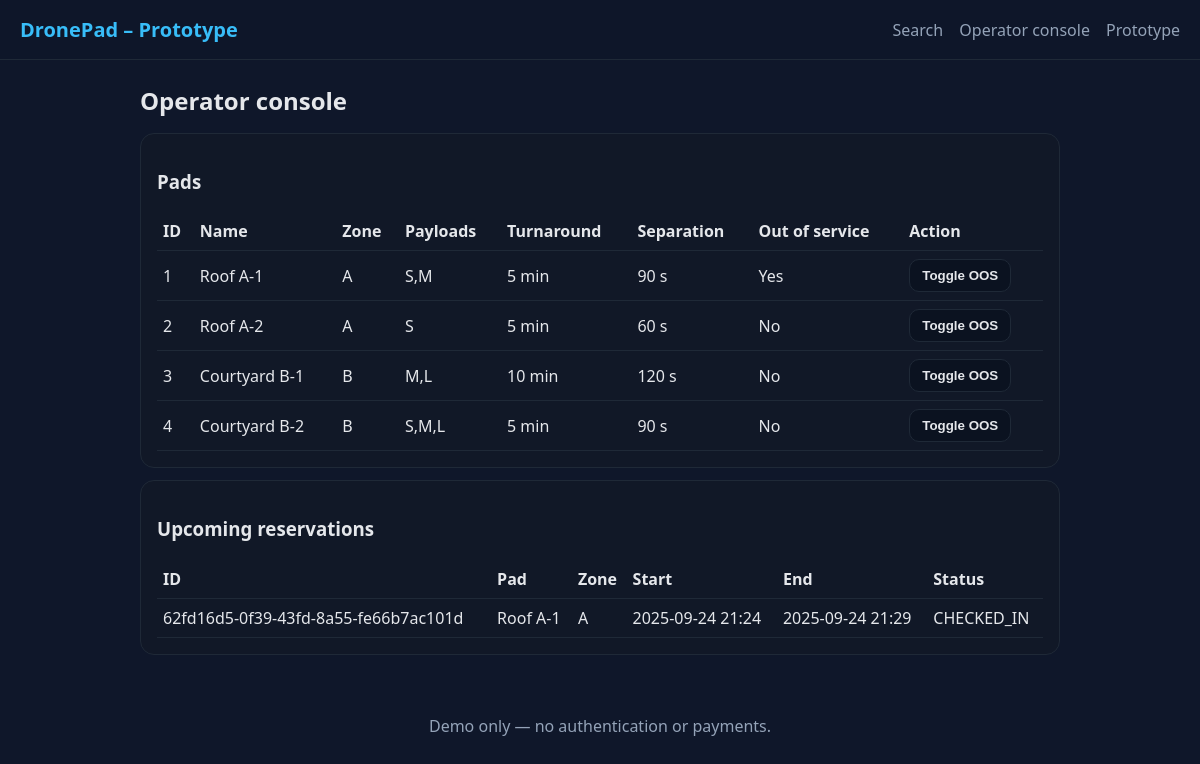
The page /admin on the database its author committed.
### tables this page shows
CREATE TABLE pads (
            id INTEGER PRIMARY KEY AUTOINCREMENT,
            name TEXT NOT NULL,
            zone TEXT NOT NULL,
            payload_classes TEXT NOT NULL, -- CSV of allowed classes e.g. 'S,M'
            turnaround_minutes INTEGER NOT NULL DEFAULT 5,
            separation_seconds INTEGER NOT NULL DEFAULT 90,
            out_of_service INTEGER NOT NULL DEFAULT 0
        );

CREATE TABLE reservations (
            id TEXT PRIMARY KEY,
            pad_id INTEGER NOT NULL,
            payload_class TEXT NOT NULL,
            start_ts TEXT NOT NULL,  -- ISO
            end_ts TEXT NOT NULL,    -- ISO
            status TEXT NOT NULL,    -- CONFIRMED, CHECKED_IN, RELEASED, CANCELLED
            created_at TEXT NOT NULL,
            checkin_ts TEXT,
            FOREIGN KEY (pad_id) REFERENCES pads(id) ON DELETE CASCADE
        );

### app.py (the view, shortened to what this page needs)
@app.route("/admin", methods=["GET", "POST"])
def admin():
    conn = get_db()
    c = conn.cursor()
    pads = [dict(r) for r in c.execute("SELECT * FROM pads ORDER BY zone, id").fetchall()]
    upcoming = [dict(r) for r in c.execute(
        "SELECT r.id, r.start_ts, r.end_ts, r.status, p.name AS pad_name, p.zone FROM reservations r JOIN pads p ON p.id=r.pad_id WHERE r.start_ts >= ? ORDER BY r.start_ts LIMIT 50",
        (fmt_dt(datetime.now() - timedelta(hours=1)),)
    ).fetchall()]
    conn.close()
    return render_template("admin.html", title=APP_TITLE, pads=pads, upcoming=upcoming)

### app.py (called while the page is built)
def get_db():
    conn = sqlite3.connect(DB_PATH)
    conn.row_factory = sqlite3.Row
    return conn

def fmt_dt(dt):
    return dt.strftime("%Y-%m-%d %H:%M")

### templates/admin.html (shortened to what this page needs)
{% extends "layout.html" %}
{% block content %}
<h2 class="h">Operator console</h2>
<div class="card">
  <h3>Pads</h3>
  <table>
    <thead><tr><th>ID</th><th>Name</th><th>Zone</th><th>Payloads</th><th>Turnaround</th><th>Separation</th><th>Out of service</th><th>Action</th></tr></thead>
    <tbody>
      {% for p in pads %}
      <tr>
        <td>{{ p.id }}</td>
        <td>{{ p.name }}</td>
        <td>{{ p.zone }}</td>
        <td>{{ p.payload_classes }}</td>
        <td>{{ p.turnaround_minutes }} min</td>
        <td>{{ p.separation_seconds }} s</td>
        <td>{{ 'Yes' if p.out_of_service else 'No' }}</td>
        <td>
          <form method="post">
            <button type="submit" class="secondary">Toggle OOS</button>
          </form>
        </td>
      </tr>
      {% endfor %}
    </tbody>
  </table>
</div>
<div class="card">
  <h3>Upcoming reservations</h3>
  {% if upcoming|length == 0 %}
    <p class="muted">None</p>
  {% else %}
  <table>
    <thead><tr><th>ID</th><th>Pad</th><th>Zone</th><th>Start</th><th>End</th><th>Status</th></tr></thead>
    <tbody>
      {% for r in upcoming %}
      <tr>
        <td>{{ r.id }}</td>
        <td>{{ r.pad_name }}</td>
        <td>{{ r.zone }}</td>
        <td>{{ r.start_ts }}</td>
        <td>{{ r.end_ts }}</td>
        <td>{{ r.status }}</td>
      </tr>
      {% endfor %}
    </tbody>
  </table>
  {% endif %}
</div>
{% endblock %}

### templates/layout.html (shortened to what this page needs)
<!DOCTYPE html>
<html lang="en">
<head>
  <link rel="stylesheet" href="/static/styles.css"/>
</head>
<body>
  <header>
    <h1>{{ title }}</h1>
    <nav>
      <a href="/">Search</a>
      <a href="/admin">Operator console</a>
      <a href="https://example.com" onclick="return false;" class="muted">Prototype</a>
    </nav>
  </header>
  <main>
    {% block content %}{% endblock %}
  </main>
  <footer>
    <p>Demo only — no authentication or payments.</p>
  </footer>
</body>
</html>

### static/styles.css (style rules this page uses)
:root { --bg:#0f172a; --card:#111827; --text:#e5e7eb; --muted:#94a3b8; --accent:#38bdf8; --accent2:#34d399; }
* { box-sizing: border-box; }
body { margin:0; font-family: ui-sans-serif, system-ui, -apple-system, Segoe UI, Roboto, Arial; background:var(--bg); color:var(--text); }
header { display:flex; justify-content:space-between; align-items:center; padding:16px 20px; border-bottom:1px solid #1f2937; position:sticky; top:0; background:rgba(15,23,42,.85); backdrop-filter: blur(8px); }
h1 { margin:0; font-size:20px; color:var(--accent); }
nav a { color:var(--muted); text-decoration:none; margin-left:12px; }
main { max-width: 960px; margin: 24px auto; padding: 0 16px; }
.h { margin: 8px 4px 16px; }
.card { background:var(--card); border:1px solid #1f2937; padding:16px; border-radius:14px; margin:12px 4px; }
button { padding:8px 12px; border-radius:10px; border:1px solid #1f2937; background:var(--accent); color:#062231; font-weight:600; cursor:pointer; }
button.secondary { background:#0b1220; color:var(--text); }
table { width:100%; border-collapse: collapse; margin-top:8px; }
th, td { text-align:left; padding:8px 6px; border-bottom:1px solid #1f2937; }
footer { text-align:center; color:var(--muted); padding:20px; }
.muted { color:var(--muted); }

### rows shown on the page
pads: id "1", name "Roof A-1", zone "A", payload_classes "S,M", turnaround_minutes "5", separation_seconds "90", out_of_service "Yes"
pads: id "2", name "Roof A-2", zone "A", payload_classes "S", turnaround_minutes "5", separation_seconds "60", out_of_service "No"
pads: id "3", name "Courtyard B-1", zone "B", payload_classes "M,L", turnaround_minutes "10", separation_seconds "120", out_of_service "No"
pads: id "4", name "Courtyard B-2", zone "B", payload_classes "S,M,L", turnaround_minutes "5", separation_seconds "90", out_of_service "No"
reservations: id "62fd16d5-0f39-43fd-8a55-fe66b7ac101d", pad_name "Roof A-1", zone "A", start_ts "2025-09-24 21:24", end_ts "2025-09-24 21:29", status "CHECKED_IN"

### other values the page prints
{{ title }} "DronePad – Prototype"
